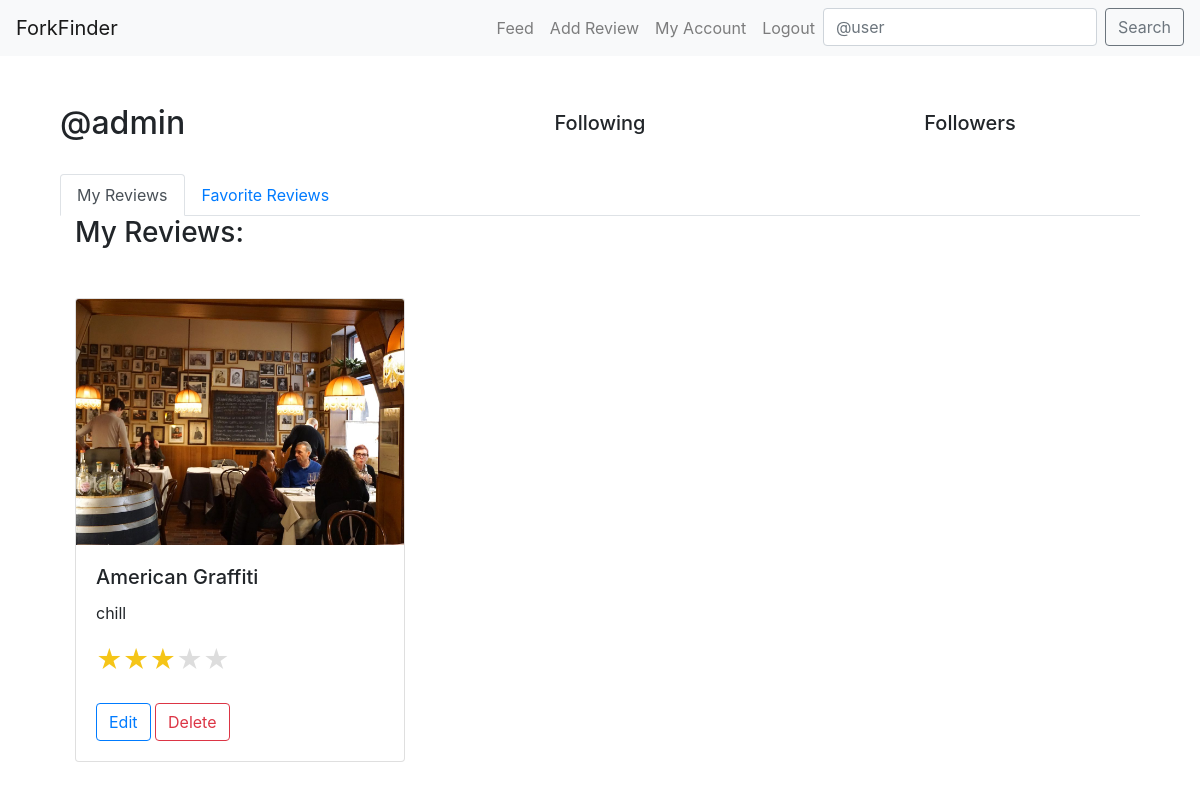
Before: /my_account/ (signed in) with the older database file.
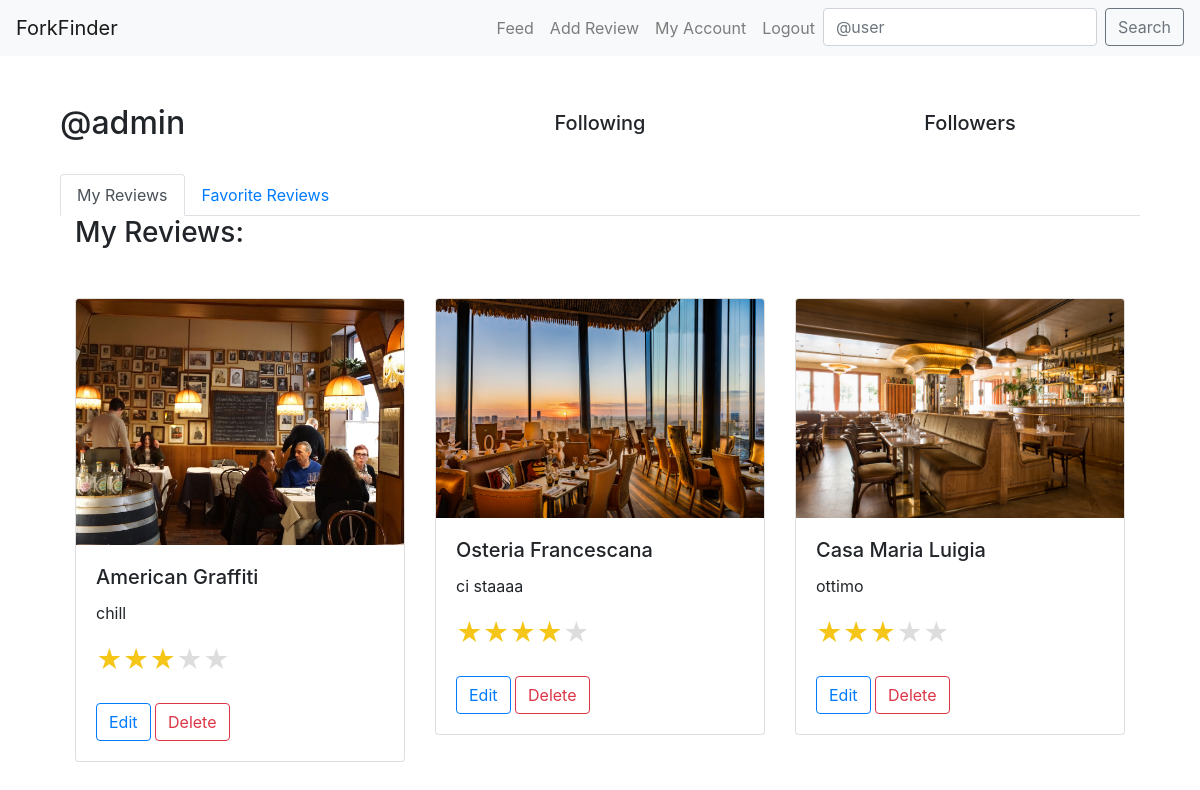
After: the same page with the newer database file.
### core/models.py (models this page shows, shortened)
class Review(models.Model):
    user = models.ForeignKey(User, related_name="reviews", on_delete=models.CASCADE)
    restaurant = models.ForeignKey(Restaurant, on_delete=models.CASCADE)
    body = models.CharField(max_length=255)
    rating = models.PositiveSmallIntegerField()
    taste_rating = models.PositiveSmallIntegerField(blank=True, null=True)
    presentation_rating = models.PositiveSmallIntegerField(blank=True, null=True)
    service_rating = models.PositiveSmallIntegerField(blank=True, null=True)
    photo = models.ImageField(upload_to='media/review_photos/')
    is_featured = models.BooleanField(default=False)
    created_at = models.DateTimeField(auto_now_add=True)

class Restaurant(models.Model):
    place_id = models.CharField(max_length=255, unique=True)
    name = models.CharField(max_length=60)
    address = models.CharField(max_length=120,blank=True,null=True)
    longitude = models.CharField(max_length=255)
    latitude = models.CharField(max_length=255)

### core/views.py (the view)
# urls.py: path("my_account/", my_account_view, name="my_account"),
def my_account_view(request):
    return render(request, "my_account.html")

### core/models.py (called while the page is built)
    def is_culinary_critic(self):
        return self.user_type == 'critic'

### templates/my_account.html (shortened to what this page needs)
{% extends "base.html" %}
{% block content %}
<div class="container">
    <div class="row align-items-center mb-4">
        <div class="col-md-4">
            <h2>@{{ request.user.username }}
            </h2>
        </div>
        <div class="col-md-4 text-center">
            <h5>{{ profile.follows.count }} Following</h5>
        </div>
        <div class="col-md-4 text-center">
            <h5>{{ profile.followed_by.count }} Followers</h5>
        </div>
    </div>
    <ul class="nav nav-tabs" id="myTab" role="tablist">
        <li class="nav-item">
            <a class="nav-link active" id="my-reviews-tab" data-toggle="tab" href="#my-reviews" role="tab" aria-controls="my-reviews" aria-selected="true">My Reviews</a>
        </li>
        <li class="nav-item">
            <a class="nav-link" id="favorite-reviews-tab" data-toggle="tab" href="#favorite-reviews" role="tab" aria-controls="favorite-reviews" aria-selected="false">Favorite Reviews</a>
        </li>
    </ul>
    <div class="tab-content" id="myTabContent" >
        <div class="tab-pane fade show active" id="my-reviews" role="tabpanel" aria-labelledby="my-reviews-tab">
            <div class="container">
                <h3 class="mb-4">My Reviews:</h3>
                <br>
                <div class="row">
                    {% for review in request.user.reviews.all %}
                    <div class="col-md-4 mb-3">
                        <div class="card">
                            <img src="{{ review.photo.url }}" class="card-img-top" alt="Restaurant Photo">
                            <div class="card-body">
                                <h5 class="card-title">{{ review.restaurant.name }}</h5>
                                <p class="card-text">{{ review.body }}</p>
                                <p class="card-text">
                                    <small class="text-muted">
                                        <span class="star-rating">
                                            {% for i in "54321" %}
                                                <label style="color: {% if i|add:0 <= review.rating %}#f5c518{% else %}#ddd{% endif %};">&#9733;</label>
                                            {% endfor %}
                                        </span>
                                    </small>
                                </p>
                                <a href="{% url 'edit_review' review.pk %}" class="btn btn-outline-primary">Edit</a>
                                <button type="button" class="btn btn-outline-danger" data-toggle="modal" data-target="#deleteModal{{ review.pk }}">
                                    Delete
                                </button>
                            </div>
                        </div>
                    </div>
                    {% endfor %}
                </div>
            </div>
        </div>
    </div>
</div>
{% endblock %}

Changed rows visible on the page:
added Review: photo (picture), restaurant.name "Osteria Francescana", body "ci staaaa"
added Review: photo (picture), restaurant.name "Casa Maria Luigia", body "ottimo"
